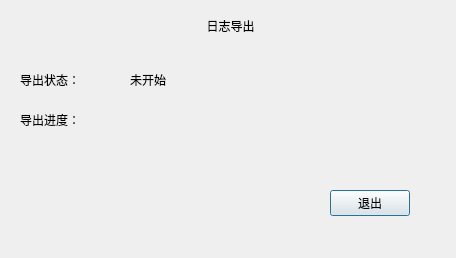
<?xml version="1.0" encoding="UTF-8"?>
<ui version="4.0">
 <class>LogBranchEleExportDlg</class>
 <widget class="QDialog" name="LogBranchEleExportDlg">
  <property name="geometry">
   <rect>
    <x>0</x>
    <y>0</y>
    <width>456</width>
    <height>258</height>
   </rect>
  </property>
  <property name="windowTitle">
   <string>Dialog</string>
  </property>
  <property name="styleSheet">
   <string notr="true"/>
  </property>
  <widget class="QLabel" name="label_4">
   <property name="geometry">
    <rect>
     <x>20</x>
     <y>110</y>
     <width>81</width>
     <height>20</height>
    </rect>
   </property>
   <property name="text">
    <string>导出进度：</string>
   </property>
  </widget>
  <widget class="QPushButton" name="pushButton">
   <property name="geometry">
    <rect>
     <x>330</x>
     <y>190</y>
     <width>80</width>
     <height>26</height>
    </rect>
   </property>
   <property name="text">
    <string>退出</string>
   </property>
  </widget>
  <widget class="QLabel" name="label_2">
   <property name="geometry">
    <rect>
     <x>20</x>
     <y>70</y>
     <width>81</width>
     <height>20</height>
    </rect>
   </property>
   <property name="text">
    <string>导出状态：</string>
   </property>
  </widget>
  <widget class="QWidget" name="widget" native="true">
   <property name="geometry">
    <rect>
     <x>130</x>
     <y>100</y>
     <width>281</width>
     <height>41</height>
    </rect>
   </property>
  </widget>
  <widget class="QLabel" name="label">
   <property name="geometry">
    <rect>
     <x>10</x>
     <y>10</y>
     <width>441</width>
     <height>31</height>
    </rect>
   </property>
   <property name="text">
    <string>日志导出</string>
   </property>
   <property name="alignment">
    <set>Qt::AlignCenter</set>
   </property>
  </widget>
  <widget class="QLabel" name="statusLab">
   <property name="geometry">
    <rect>
     <x>130</x>
     <y>70</y>
     <width>281</width>
     <height>20</height>
    </rect>
   </property>
   <property name="text">
    <string>未开始</string>
   </property>
  </widget>
 </widget>
 <resources/>
 <connections/>
</ui>
